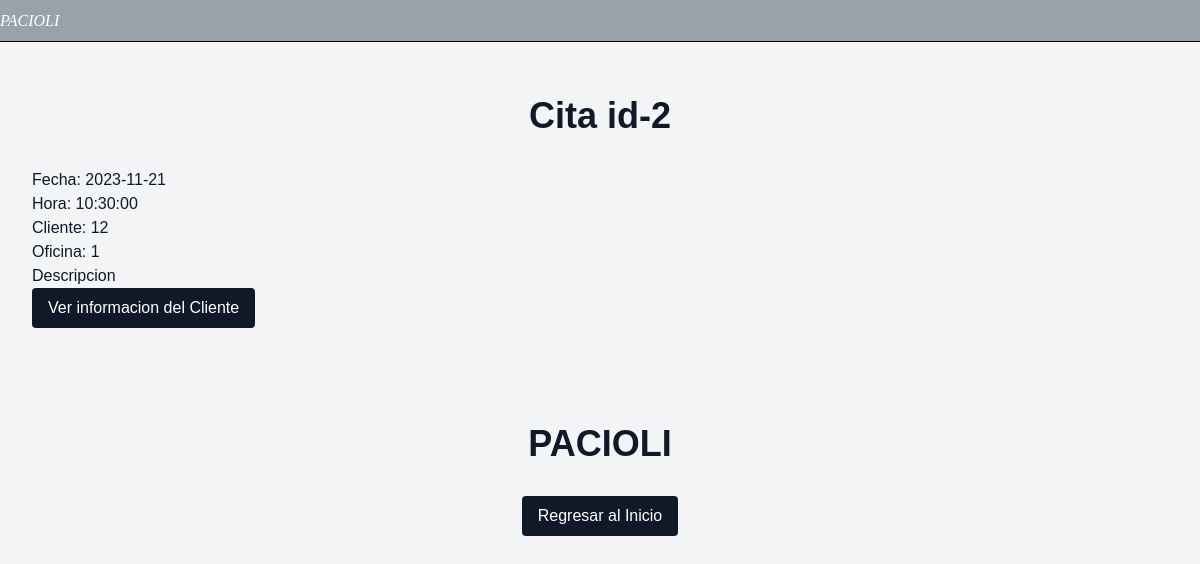
The page /view/citaT.php?id=2 (signed in) on the database its author committed.
### tables this page shows
CREATE TABLE `citas` (
  `id_cita` int(11) NOT NULL,
  `fecha` date NOT NULL,
  `hora` time NOT NULL,
  `responsable` int(11) NOT NULL,
  `oficina` int(11) NOT NULL,
  `usuario` int(11) NOT NULL,
  `descripcion` varchar(200) NOT NULL
);

### view/citaT.php (the view, shortened to what this page needs)
<?php
include("../controller/conexionbd.php");
$cita = $_SESSION['id_cita'];
$micita = "SELECT * FROM citas where id_cita = '$cita'";
?>
<!DOCTYPE html>
<html lang="en">
<head>
    <link rel="stylesheet" href="https://cdn.jsdelivr.net/npm/tailwindcss@2.2.19/dist/tailwind.min.css">
    <link rel="stylesheet" href="../css/style-home.css">
    <link rel="stylesheet" href="../css/styles-recomendados.css">
    <link rel="stylesheet" href="../css/styles_footer.css">
</head>
<body class="bg-gray-100 p-8">
    <header class="nav">
        <h1 class="icon">
            <a class="sub" href="inicioAdmin.php">PACIOLI</a>
        </h1>
    </header>
    <section id="nosotros" class="bg-gray-100 py-8 md:py-16">
        <?php $resultado = mysqli_query($conexion, $micita);
        while($row=mysqli_fetch_assoc($resultado)) { ?>
        <div class="text-2xl md:text-4xl font-bold text-center mb-4 md:mb-8 text-gray-900">Cita id-<?php echo $row['id_cita'];?></div>
        <p class="text-base md:text-lg text-gray-700 max-w-3xl mx-auto mb-4 md:mb-8">
        <ul class="text-gray-900">
            <li>Fecha: <?php echo $row['fecha'];?></li>
            <li>Hora: <?php echo $row['hora'];?></li>
            <li>Cliente: <?php echo $row['usuario'];?></li>
            <li>Oficina: <?php echo $row['oficina'];?></li>
            <li>Descripcion <?php echo $row['descripcion'];?></li>
        </ul>
        </p>
        <a href="clienteinfo.php?id=<?php echo $row['usuario'];?>" class="inline-block"><button class="bg-gray-900 text-white px-4 py-2 rounded">Ver informacion del Cliente</button></a>
        <?php } ?>
    </section>
    <footer class="text-white py-8 bg-gray-80">
        <div class="text-2xl md:text-4xl font-bold text-center mb-4 md:mb-8 text-gray-900">PACIOLI</div>
        <div class="flex justify-center items-center flex-col md:flex-row">
            <a href="inicioAdmin.php" class="inline-block"><button class="bg-gray-900 text-white px-4 py-2 rounded">Regresar al Inicio</button></a>
        </div>
    </footer>
</body>
</html>

### css/style-home.css (style rules this page uses)
html { scroll-behavior: smooth; }
body { background-color: white; color: white; font-family: Helvetica; margin: 0; list-style: none; scroll-behavior: smooth; }
header { width: 100%; max-height: 80px; background-color: rgba(46, 63, 81, 0.452); display: flex; border-bottom: 1px solid black; justify-content: space-between; align-items: center; overflow: hidden; font-style: italic; font-family: Georgia, 'Times New Roman', Times, serif; position: fixed; top: 0; left: 0; }
.icon { width: max(300px, 30vw); aspect-ratio: 35 / 4; display: flex; align-items: center; }
.sub { color: inherit; text-decoration: none; }
a { text-decoration: none; color: white }

### rows shown on the page
citas: id_cita "2", fecha "2023-11-21", hora "10:30:00", usuario "12", oficina "1"
